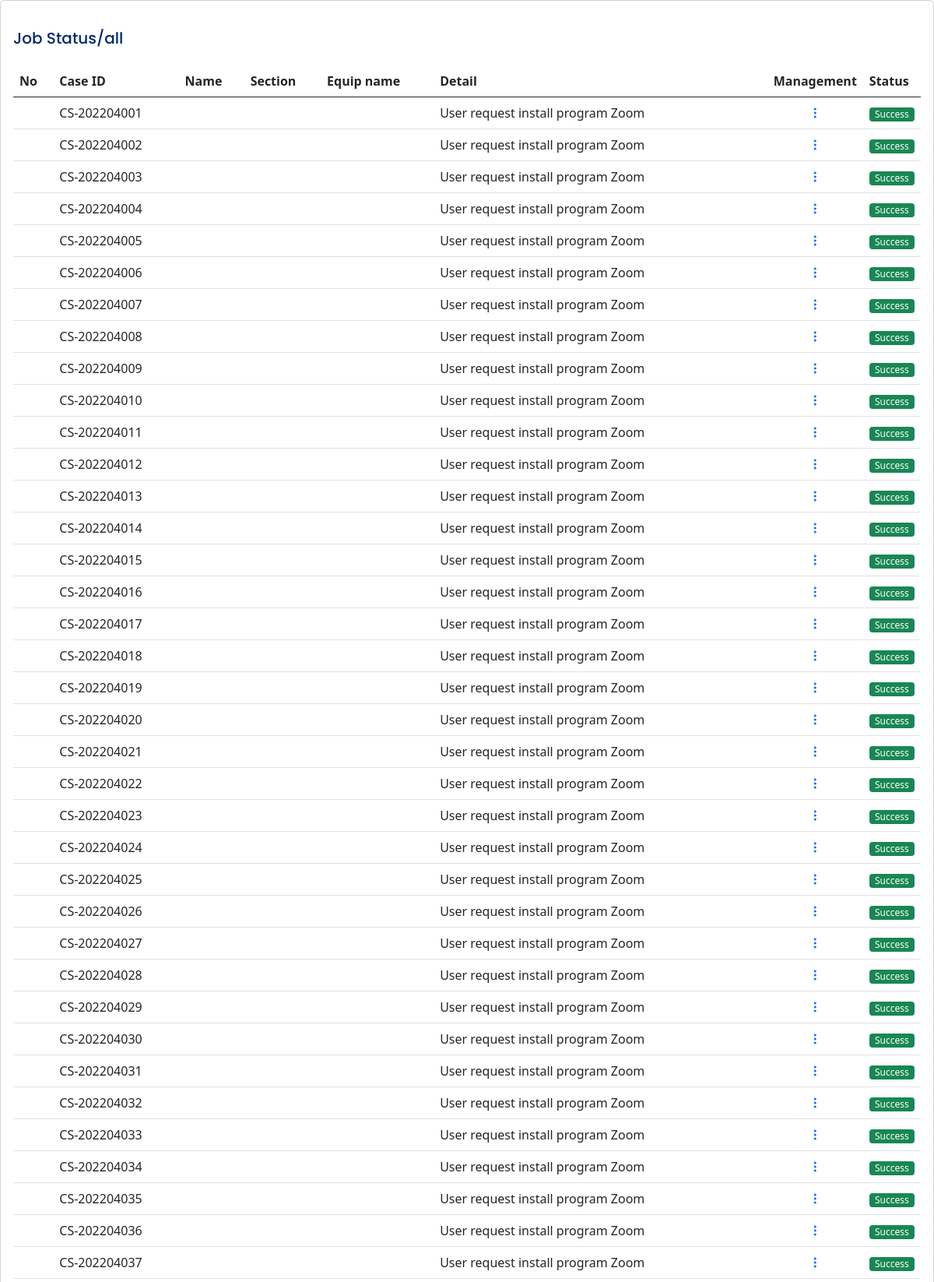
The page /tableform.php (upper part) on the database its author committed.
### tables this page shows
CREATE TABLE `rith_jobcase` (
  `job_id` varchar(50) NOT NULL,
  `job_date` date DEFAULT NULL,
  `user_name` varchar(50) DEFAULT NULL,
  `user_lastname` varchar(50) DEFAULT NULL,
  `user_sec` varchar(10) DEFAULT NULL,
  `user_mail` varchar(255) DEFAULT NULL,
  `item_name` varchar(50) DEFAULT NULL,
  `item_ass` varchar(50) DEFAULT NULL,
  `job_cat` varchar(20) DEFAULT NULL,
  `job_detail` varchar(255) DEFAULT NULL,
  `job_charger` varchar(50) DEFAULT NULL,
  `job_img` varchar(55) DEFAULT NULL,
  `chk_re` varchar(255) DEFAULT NULL,
  `re_de1` varchar(50) DEFAULT NULL,
  `re_date1` varchar(10) DEFAULT NULL,
  `re_de2` varchar(50) DEFAULT NULL,
  `re_date2` varchar(10) DEFAULT NULL,
  `job_status` varchar(25) DEFAULT 'Progress',
  `re_date3` date DEFAULT NULL,
  `re_com` varchar(255) DEFAULT NULL
);

### tableform.php (the view, shortened to what this page needs)
<?php
require('config/dbconnect.php');
$sql = "SELECT*FROM rith_jobcase";
$result = mysqli_query($connect, $sql);
?>
<!DOCTYPE html>
<html lang="en">
<head>
  <link href="assets/vendor/bootstrap/css/bootstrap.min.css" rel="stylesheet">
  <link href="assets/vendor/bootstrap-icons/bootstrap-icons.css" rel="stylesheet">
  <link href="assets/vendor/boxicons/css/boxicons.min.css" rel="stylesheet">
  <link href="assets/vendor/quill/quill.snow.css" rel="stylesheet">
  <link href="assets/vendor/quill/quill.bubble.css" rel="stylesheet">
  <link href="assets/vendor/remixicon/remixicon.css" rel="stylesheet">
  <link href="assets/vendor/simple-datatables/style.css" rel="stylesheet">
  <link href="assets/css/style.css" rel="stylesheet">
  <link rel="stylesheet" href="tableform.css">
</head>
<body>
  <div class="card">
    <div class="card-body">
      <h5 class="card-title">Job Status/all</h5>
      <table class="table">
        <thead>
          <tr class="tablejob-head">
            <th class="column1">No</th>
            <th class="column2">Case ID</th>
            <th class="column3">Name</th>
            <th class="column4">Section</th>
            <th class="column5">Equip name</th>
            <th class="column6">Detail</th>
            <th class="column7">Management</th>
            <th class="column8">Status</th>
          </tr>
        </thead>
        <tbody>
          <?php while ($row = mysqli_fetch_assoc($result)) { ?>
            <tr>
              <td class="column1"></td>
              <td class="column2">
                <?php echo $row['job_id']; ?>
              </td>
              <td class="column3">
              </td>
              <td class="column4">
              </td>
              <td class="column5">
              </td>
              <td class="column6">
                <?php echo $row['job_detail']; ?>
              </td>
              <td class="column7"><a href="#"><i class="bi bi-three-dots-vertical"></i></a></td>
              <td class="column8"><span class="badge bg-success">Success</span></td>
            </tr>
          <?php } ?>
        </tbody>
      </table>
    </div>
  </div>
</body>
</html>

### tableform.css (style rules this page uses)
.card { --bs-card-spacer-y: 1rem; --bs-card-spacer-x: 1rem; --bs-card-title-spacer-y: 0.5rem; --bs-card-border-width: 1px; --bs-card-border-color: var(--bs-border-color-translucent); --bs-card-border-radius: 0.375rem; --bs-card-box-shadow: ; --bs-card-inner-border-radius: calc(0.375rem - 1px); --bs-card-cap-padding-y: 0.5rem; --bs-card-cap-padding-x: 1rem; --bs-card-cap-bg: rgba(0, 0, 0, 0.03); --bs-card-cap-color: ; --bs-card-height: ; --bs-card-color: ; --bs-card-bg: #fff; --bs-card-img-overlay-padding: 1rem; --bs-card-group-margin: 0.75rem; position: relative; display: flex; flex-direction: column; min-width: 0; height: var(--bs-card-height); word-wrap: break-word; background-color: var(--bs-card-bg); background-clip: border-box; border: var(--bs-card-border-width) solid var(--bs-card-border-color); border-radius: var(--bs-card-border-radius); }
body { font-family: "Open Sans", sans-serif; background: #f6f9ff; color: #444444; }
body { margin: 0; font-family: var(--bs-body-font-family); font-size: var(--bs-body-font-size); font-weight: var(--bs-body-font-weight); line-height: var(--bs-body-line-height); color: var(--bs-body-color); text-align: var(--bs-body-text-align); background-color: var(--bs-body-bg); -webkit-text-size-adjust: 100%; -webkit-tap-highlight-color: transparent; }
:root { --bs-blue: #0d6efd; --bs-indigo: #6610f2; --bs-purple: #6f42c1; --bs-pink: #d63384; --bs-red: #dc3545; --bs-orange: #fd7e14; --bs-yellow: #ffc107; --bs-green: #198754; --bs-teal: #20c997; --bs-cyan: #0dcaf0; --bs-black: #000; --bs-white: #fff; --bs-gray: #6c757d; --bs-gray-dark: #343a40; --bs-gray-100: #f8f9fa; --bs-gray-200: #e9ecef; --bs-gray-300: #dee2e6; --bs-gray-400: #ced4da; --bs-gray-500: #adb5bd; --bs-gray-600: #6c757d; --bs-gray-700: #495057; --bs-gray-800: #343a40; --bs-gray-900: #212529; --bs-primary: #0d6efd; --bs-secondary: #6c757d; --bs-success: #198754; --bs-info: #0dcaf0; --bs-warning: #ffc107; --bs-danger: #dc3545; --bs-light: #f8f9fa; --bs-dark: #212529; --bs-primary-rgb: 13, 110, 253; --bs-secondary-rgb: 108, 117, 125; --bs-success-rgb: 25, 135, 84; --bs-info-rgb: 13, 202, 240; --bs-warning-rgb: 255, 193, 7; --bs-danger-rgb: 220, 53, 69; --bs-light-rgb: 248, 249, 250; --bs-dark-rgb: 33, 37, 41; --bs-white-rgb: 255, 255, 255; --bs-black-rgb: 0, 0, 0; --bs-body-color-rgb: 33, 37, 41; --bs-body-bg-rgb: 255, 255, 255; --bs-font-sans-serif: system-ui, -apple-system, "Segoe UI", Roboto, "Helvetica Neue", "Noto Sans", "Liberation Sans", Arial, sans-serif, "Apple Color Emoji", "Segoe UI Emoji", "Segoe UI Symbol", "Noto Color Emoji"; --bs-font-monospace: SFMono-Regular, Menlo, Monaco, Consolas, "Liberation Mono", "Courier New", monospace; --bs-gradient: linear-gradient(180deg, rgba(255, 255, 255, 0.15), rgba(255, 255, 255, 0)); --bs-body-font-family: var(--bs-font-sans-serif); --bs-body-font-size: 1rem; --bs-body-font-weight: 400; --bs-body-line-height: 1.5; Show All Properties (16 more) }

### rows shown on the page
rith_jobcase: job_id "CS-202204001", job_detail "User request install program Zoom"
rith_jobcase: job_id "CS-202204002", job_detail "User request install program Zoom"
rith_jobcase: job_id "CS-202204003", job_detail "User request install program Zoom"
rith_jobcase: job_id "CS-202204004", job_detail "User request install program Zoom"
rith_jobcase: job_id "CS-202204005", job_detail "User request install program Zoom"
rith_jobcase: job_id "CS-202204006", job_detail "User request install program Zoom"
rith_jobcase: job_id "CS-202204007", job_detail "User request install program Zoom"
rith_jobcase: job_id "CS-202204008", job_detail "User request install program Zoom"
rith_jobcase: job_id "CS-202204009", job_detail "User request install program Zoom"
rith_jobcase: job_id "CS-202204010", job_detail "User request install program Zoom"
rith_jobcase: job_id "CS-202204011", job_detail "User request install program Zoom"
rith_jobcase: job_id "CS-202204012", job_detail "User request install program Zoom"
rith_jobcase: job_id "CS-202204013", job_detail "User request install program Zoom"
rith_jobcase: job_id "CS-202204014", job_detail "User request install program Zoom"
rith_jobcase: job_id "CS-202204015", job_detail "User request install program Zoom"
rith_jobcase: job_id "CS-202204016", job_detail "User request install program Zoom"
rith_jobcase: job_id "CS-202204017", job_detail "User request install program Zoom"
rith_jobcase: job_id "CS-202204018", job_detail "User request install program Zoom"
rith_jobcase: job_id "CS-202204019", job_detail "User request install program Zoom"
rith_jobcase: job_id "CS-202204020", job_detail "User request install program Zoom"
rith_jobcase: job_id "CS-202204021", job_detail "User request install program Zoom"
rith_jobcase: job_id "CS-202204022", job_detail "User request install program Zoom"
rith_jobcase: job_id "CS-202204023", job_detail "User request install program Zoom"
rith_jobcase: job_id "CS-202204024", job_detail "User request install program Zoom"
rith_jobcase: job_id "CS-202204025", job_detail "User request install program Zoom"
rith_jobcase: job_id "CS-202204026", job_detail "User request install program Zoom"
rith_jobcase: job_id "CS-202204027", job_detail "User request install program Zoom"
rith_jobcase: job_id "CS-202204028", job_detail "User request install program Zoom"
rith_jobcase: job_id "CS-202204029", job_detail "User request install program Zoom"
rith_jobcase: job_id "CS-202204030", job_detail "User request install program Zoom"
rith_jobcase: job_id "CS-202204031", job_detail "User request install program Zoom"
rith_jobcase: job_id "CS-202204032", job_detail "User request install program Zoom"
rith_jobcase: job_id "CS-202204033", job_detail "User request install program Zoom"
rith_jobcase: job_id "CS-202204034", job_detail "User request install program Zoom"
rith_jobcase: job_id "CS-202204035", job_detail "User request install program Zoom"
rith_jobcase: job_id "CS-202204036", job_detail "User request install program Zoom"
rith_jobcase: job_id "CS-202204037", job_detail "User request install program Zoom"
